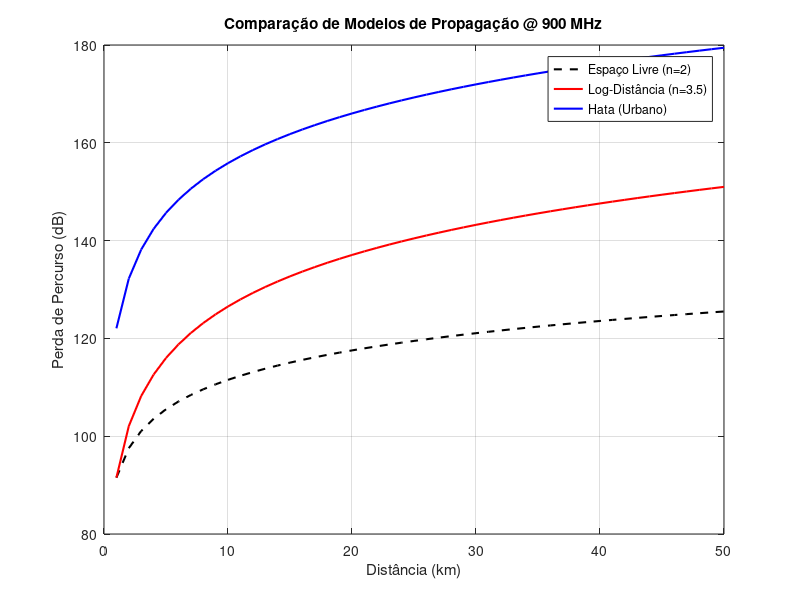

Here is the MATLAB script that generated this plot:
clear; clc; close all; 
% Configurações 
f = 900; % MHz 
ht = 50; % metros 
hr = 2;  % metros 
d = 1:1:50; % Distância em km 
% 1. Perda de Espaço Livre (FSPL) 
PL_free = 32.44 + 20*log10(f) + 20*log10(d); 
% 2. Modelo Log-Distância (Ex: Urbano com n=3.5) 
n = 3.5; 
d0 = 1; % Distância de referência 
PL_d0 = 32.44 + 20*log10(f) + 20*log10(d0); 
PL_log = PL_d0 + 10*n*log10(d/d0); 
% 3. Modelo Hata (Cidade de Médio Porte) 
ahr = (1.1*log10(f) - 0.7)*hr - (1.56*log10(f) - 0.8); 
PL_hata = 69.55 + 26.16*log10(f) - 13.82*log10(ht) - ahr + (44.9 - 6.55*log10(ht))*log10(d); 
% Plotagem dos Resultados 
figure; 
plot(d, PL_free, 'k--', 'LineWidth', 1.5); hold on; 
plot(d, PL_log, 'r', 'LineWidth', 1.5); 
plot(d, PL_hata, 'b', 'LineWidth', 1.5); 
grid on; 
xlabel('Distância (km)'); 
ylabel('Perda de Percurso (dB)'); 
title(['Comparação de Modelos de Propagação @ ', num2str(f), ' MHz']); 
legend('Espaço Livre (n=2)', 'Log-Distância (n=3.5)', 'Hata (Urbano)'); 
